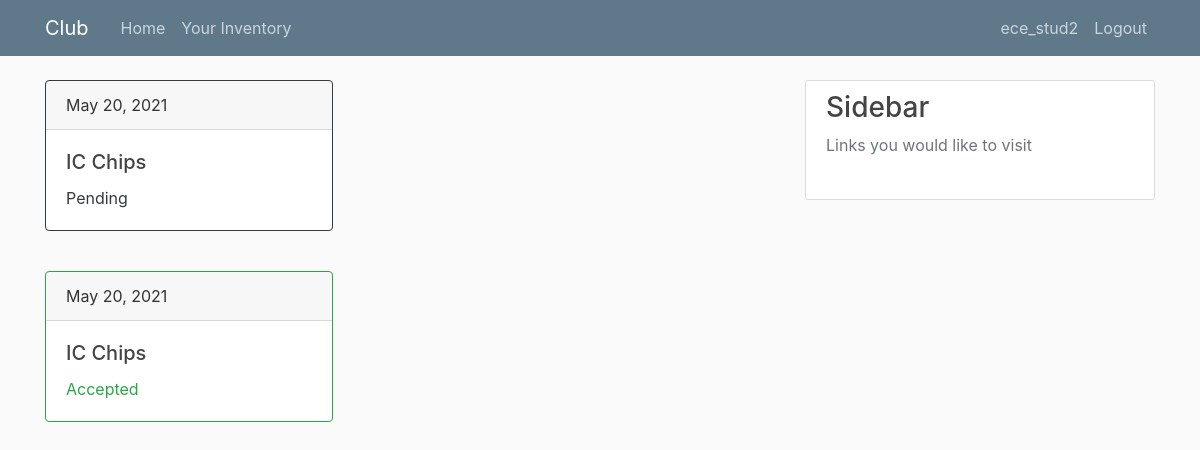
The page /user/Your-Inventory/ (signed in) on the database its author committed.
### User/models.py (models this page shows, shortened)
class User(AbstractBaseUser):
    YEAR = (
        (1, 'First Year'),
        (2, 'Second Year'),
        (3, 'Third Year'),
        (4, 'Fourth Year')
    )
    userName         = models.CharField(verbose_name = "Username", max_length = 27, unique = True)
    email            = models.CharField(verbose_name = 'Email Address', max_length = 27, unique = True)
    name             = models.CharField(verbose_name = 'First Name',max_length = 27)
    year             = models.IntegerField(verbose_name = 'Year', choices = YEAR, default = 2)
    roll             = models.CharField(verbose_name = 'Roll Number', max_length = 10)
    department       = models.CharField(verbose_name = 'Department', max_length = 20)
    mobileNumber     = models.CharField(verbose_name = 'Mobile Number',max_length = 27 ,unique = True)
    club             = models.ForeignKey(Club, default = None, on_delete = models.SET_NULL ,related_name = 'Club_Member', null = True, blank = True)
    is_convener      = models.BooleanField(default = False)
    is_active        = models.BooleanField(default = True)
    is_admin         = models.BooleanField(default = False)
    objects = CustUserManager()
    USERNAME_FIELD  = 'userName'
    REQUIRED_FIELDS = ['email', 'name', 'roll', 'year', 'department', 'mobileNumber', ]

### Club/models.py (models this page shows, shortened)
class ItemRequest(models.Model):
    memberID    = models.ForeignKey("User.User", on_delete = models.CASCADE)
    itemID      = models.ForeignKey(Items, on_delete = models.CASCADE)
    createdOn   = models.DateField(default=timezone.now)
    requested   = models.IntegerField(verbose_name="Number of requested items ")
    club        = models.ForeignKey(Club, on_delete = models.CASCADE)
    status      = models.ForeignKey(RequestStatus, on_delete = models.CASCADE)

class Items(models.Model):
    name     = models.CharField(verbose_name = 'Item Name', max_length = 200, unique = False)
    quantity = models.IntegerField(verbose_name = 'Quantity')
    club     = models.ForeignKey(Club, on_delete = models.CASCADE, related_name = 'item_club')

class RequestStatus(models.Model):
    description = models.CharField(max_length=27)

### User/views.py (the view)
# urls.py: path("Your-Inventory/", YourInventory, name = 'Your Inventory'),
def YourInventory(request):
    user = request.user
    requestsPending = ItemRequest.objects.filter(memberID = user).filter(status = RequestStatus.objects.all()[1])
    requestsAccepted = ItemRequest.objects.filter(memberID = user).filter(status = RequestStatus.objects.all()[0])
    requestsRejected = ItemRequest.objects.filter(memberID = user).filter(status = RequestStatus.objects.all()[2])
    context = {'pending':requestsPending, 'accepted' : requestsAccepted, 'rejected' : requestsRejected}
    return render(request, 'User/Inventory.html', context)

### User/templates/User/Inventory.html (shortened to what this page needs)
{% extends "User/Base.html" %}
{% block content %}
{% for p in pending %}
<div class="card border-dark mb-3" style="max-width: 18rem;">
  <div class="card-header">{{ p.createdOn }}</div>
  <div class="card-body text-dark">
    <h5 class="card-title">{{ p.itemID.name }}</h5>
    <p class="card-text">{{ p.status.description }}</p>
  </div>
</div>
<br>
{% endfor %}
{% for p in accepted %}
<div class="card border-success mb-3" style="max-width: 18rem;">
  <div class="card-header">{{ p.createdOn }}</div>
  <div class="card-body text-success">
    <h5 class="card-title">{{ p.itemID.name }}</h5>
    <p class="card-text">{{ p.status.description }}</p>
  </div>
</div>
<br>
{% endfor %}
{% endblock content %}

### User/templates/User/Base.html (shortened to what this page needs)
{% load static %}
<!DOCTYPE html>
<html>
<head>
    <link rel="stylesheet" href="https://maxcdn.bootstrapcdn.com/bootstrap/4.0.0/css/bootstrap.min.css">
    <link rel="stylesheet" type="text/css" href="{% static 'User/main.css' %}">
</head>
<body>
    <header class="site-header">
      <nav class="navbar navbar-expand-md navbar-dark bg-steel fixed-top">
        <div class="container">
          <a class="navbar-brand mr-4" href="{% url 'home' %}">Club</a>
          <div class="collapse navbar-collapse" id="navbarToggle">
            <div class="navbar-nav mr-auto">
              <a class="nav-item nav-link" href="{% url 'home' %}">Home</a>
              {% if user.is_authenticated %}
                {% if user.is_convener %}
                  <a class="nav-item nav-link" href="{% url 'Club Details' %}">{{ user.club }}</a>
                {% else %}
                  <a class="nav-item nav-link" href="{% url 'Your Inventory' %}">Your Inventory</a>
                {% endif %}
              {% endif %}
            </div>
            <div class="navbar-nav">
            {% if user.is_authenticated %}
                <a class="nav-item nav-link" href="{% url 'Your Profile' %}">{{ user.userName }}</a>
                <a class="nav-item nav-link" href="{% url 'logout' %}">Logout</a>
            {% else %}
                <a class="nav-item nav-link" href="{% url 'login' %}">Login</a>
                <a class="nav-item nav-link" href="{% url 'register' %}">Register</a>
            {% endif %}
            </div>
          </div>
        </div>
      </nav>
    </header>
    <main role="main" class="container">
      <div class="row">
        <div class="col-md-8">
          {% block content %}{% endblock %}
        </div>
        <div class="col-md-4">
          <div class="content-section">
            <h3>Sidebar</h3>
            <p class='text-muted'>Links you would like to visit
            </p>
          </div>
        </div>
      </div>
    </main>
</body>
</html>

### User/static/User/main.css (style rules this page uses)
body { background: #fafafa; color: #333333; margin-top: 5rem; margin-bottom: 120px; }
h1, h2, h3, h4, h5, h6 { color: #444444; }
.bg-steel { background-color: #5f788a; }
.site-header .navbar-nav .nav-link { color: #cbd5db; }
.content-section { background: #ffffff; padding: 10px 20px; border: 1px solid #dddddd; border-radius: 3px; margin-bottom: 20px; }

### rows shown on the page
User: userName "ece_stud2"
ItemRequest: createdOn "May 20, 2021", itemID.name "IC Chips", status.description "Pending"
ItemRequest: createdOn "May 20, 2021", itemID.name "IC Chips", status.description "Accepted"
